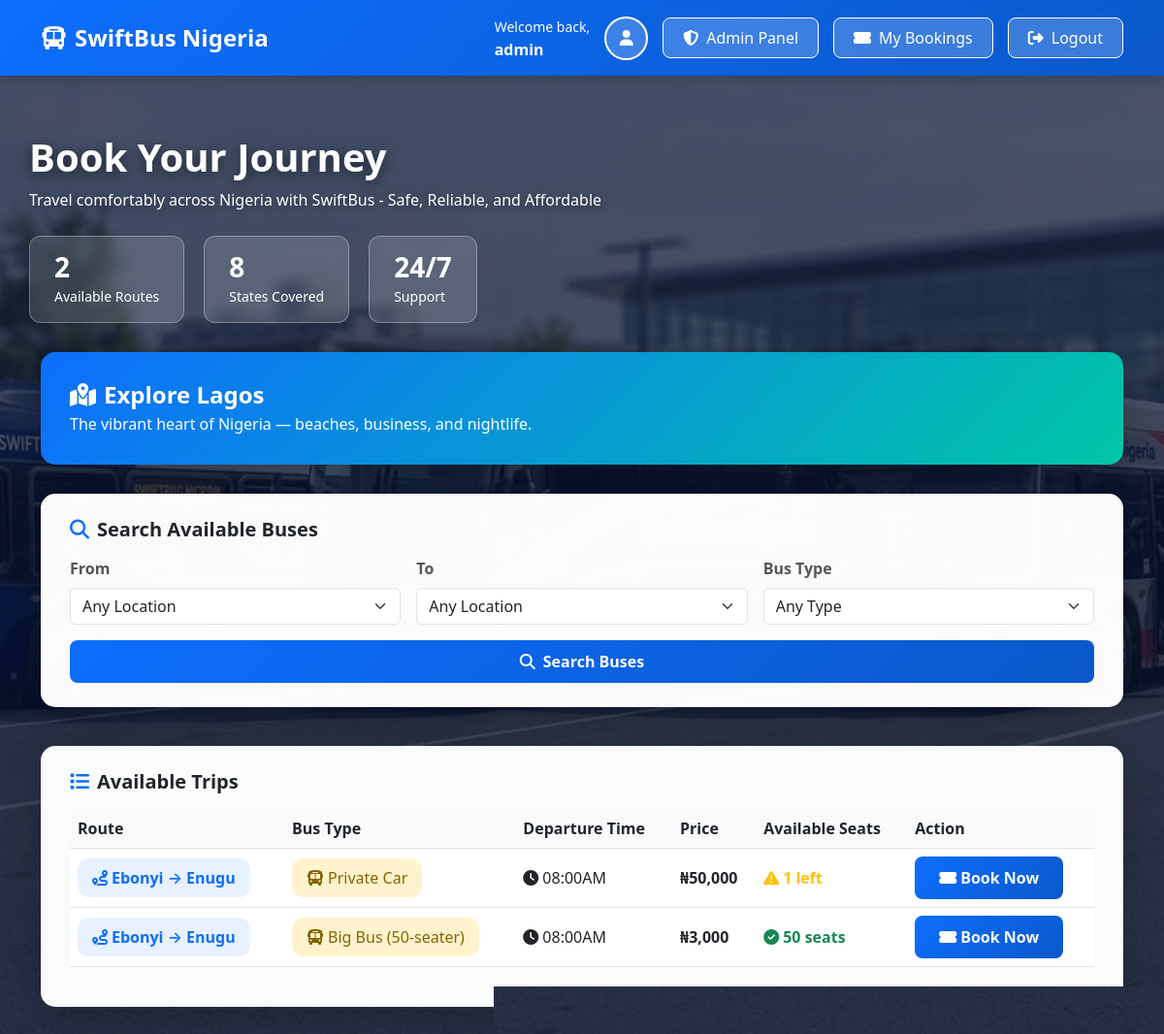
The app's page /dashboard (signed in) with its own data.
### app.py (models this page shows)
class User(UserMixin, db.Model):
    id = db.Column(db.Integer, primary_key=True)
    username = db.Column(db.String(150), unique=True, nullable=False)
    email = db.Column(db.String(150), unique=True, nullable=False)
    password_hash = db.Column(db.String(256), nullable=False)
    role = db.Column(db.String(20), nullable=False, default='client')
    profile_pic = db.Column(db.String(200))

class BusRoute(db.Model):
    id = db.Column(db.Integer, primary_key=True)
    departure = db.Column(db.String(100), nullable=False)
    destination = db.Column(db.String(100), nullable=False)
    bus_type = db.Column(db.String(50), nullable=False)
    departure_time = db.Column(db.String(50), nullable=False)
    departure_date = db.Column(db.String(50), default='Daily')
    price = db.Column(db.Integer, nullable=False)
    available_seats = db.Column(db.Integer, nullable=False)

### app.py (the view)
@app.route('/dashboard')
@login_required
def dashboard():
    departure = request.args.get('departure')
    destination = request.args.get('destination')
    bus_type = request.args.get('bus_type')
    query = BusRoute.query
    if departure:
        query = query.filter_by(departure=departure)
    if destination:
        query = query.filter_by(destination=destination)
    if bus_type:
        query = query.filter_by(bus_type=bus_type)
    routes = query.all()
    next_booking = Booking.query.filter_by(user_id=current_user.id).order_by(Booking.booking_date.desc()).first()
    return render_template('dashboard.html', user=current_user, routes=routes, next_booking=next_booking,
                           vehicle_types=VehicleType.query.all(), trip_departed=trip_departed)

### app.py (called while the page is built)
@login_manager.user_loader
def load_user(user_id):
    return User.query.get(int(user_id))

def trip_departed(route):
    try:
        d = datetime.strptime(route.departure_date, '%Y-%m-%d').date()
    except Exception:
        return False  # 'Daily' or empty → never expires
    t_str = (route.departure_time or '').strip().upper().replace(' ', '')
    depart_time = time(23, 59)
    for fmt in ('%I:%M%p', '%H:%M'):
        try:
            depart_time = datetime.strptime(t_str, fmt).time()
            break
        except Exception:
            continue
    return datetime.now() > datetime.combine(d, depart_time)

### templates/dashboard.html (shortened to what this page needs)
<!DOCTYPE html>
<html lang="en">
<head>
    <link href="{{ url_for('static', filename='css/bootstrap.min.css') }}" rel="stylesheet">
    <link rel="stylesheet" href="{{ url_for('static', filename='fontawesome/css/all.min.css') }}">
</head>
<body>
<nav class="navbar navbar-dark">
    <div class="container">
        <a class="navbar-brand" href="/dashboard"><i class="fas fa-bus me-2"></i>SwiftBus Nigeria</a>
        <div class="user-info">
            <div><small>Welcome back,</small><br><strong>{{ user.username }}</strong></div>
            <a href="/profile" class="user-avatar" title="My Profile">
                {% if user.profile_pic %}
                    <img src="{{ url_for('static', filename='uploads/' + user.profile_pic) }}" alt="avatar" class="avatar-thumb">
                {% else %}
                    <i class="fas fa-user"></i>
                {% endif %}
            </a>
            {% if user.role == 'admin' %}
            <a href="/admin" class="btn btn-logout"><i class="fas fa-shield-alt me-2"></i>Admin Panel</a>
            {% endif %}
            <a href="/my-bookings" class="btn btn-logout"><i class="fas fa-ticket-alt me-2"></i>My Bookings</a>
            <a href="/logout" class="btn btn-logout"><i class="fas fa-sign-out-alt me-2"></i>Logout</a>
        </div>
    </div>
</nav>
<div class="container hero-section">
    <h1>Book Your Journey</h1>
    <p>Travel comfortably across Nigeria with SwiftBus - Safe, Reliable, and Affordable</p>
    <div class="hero-stats">
        <div class="stat-box"><h3>{{ routes|length }}</h3><small>Available Routes</small></div>
        <div class="stat-box"><h3>8</h3><small>States Covered</small></div>
        <div class="stat-box"><h3>24/7</h3><small>Support</small></div>
    </div>
</div>
<div class="container">
    {% if next_booking %}
    <div class="banner-card">
        <div class="d-flex justify-content-between align-items-center flex-wrap gap-3">
            <div>
                <h4 class="fw-bold mb-1"><i class="fas fa-plane-departure me-2"></i>Your Next Adventure</h4>
                <p class="mb-0">{{ next_booking.route.departure }} → {{ next_booking.route.destination }} • Seat(s): {{ next_booking.seats }} • {{ next_booking.route.departure_time }} • SWB-{{ "%04d"|format(next_booking.id) }}</p>
            </div>
            <a href="/my-bookings" class="btn btn-light fw-bold">View My Ticket <i class="fas fa-arrow-right ms-1"></i></a>
        </div>
    </div>
    {% else %}
    <div class="banner-card">
        <h4 class="fw-bold mb-1"><i class="fas fa-map-marked-alt me-2"></i>Explore Lagos</h4>
        <p class="mb-0">The vibrant heart of Nigeria — beaches, business, and nightlife.</p>
    </div>
    {% endif %}
</div>
<div class="container">
    <div class="search-card">
        <h5 class="fw-bold mb-3"><i class="fas fa-search me-2 text-primary"></i>Search Available Buses</h5>
        <form method="GET" action="/dashboard">
            <div class="row g-3">
                <div class="col-md-4">
                    <label class="form-label">From</label>
                    <select name="departure" class="form-select">
                        <option value="">Any Location</option>
                    </select>
                </div>
                <div class="col-md-4">
                    <label class="form-label">To</label>
                    <select name="destination" class="form-select">
                        <option value="">Any Location</option>
                    </select>
                </div>
                <div class="col-md-4">
                    <label class="form-label">Bus Type</label>
                    <select name="bus_type" class="form-select">
                        <option value="">Any Type</option>
                    </select>
                </div>
                <div class="col-12">
                    <button type="submit" class="btn btn-book w-100"><i class="fas fa-search me-2"></i>Search Buses</button>
                </div>
            </div>
        </form>
    </div>
</div>
<div class="container">
    <div class="trips-card">
        <h5 class="fw-bold mb-3"><i class="fas fa-list me-2 text-primary"></i>Available Trips</h5>
        {% if routes %}
        <div class="table-responsive">
            <table class="table align-middle">
                <thead><tr><th>Route</th><th>Bus Type</th><th>Departure Time</th><th>Price</th><th>Available Seats</th><th>Action</th></tr></thead>
                <tbody>
                    {% for route in routes %}
                    <tr>
                        <td><span class="route-badge"><i class="fas fa-route me-1"></i>{{ route.departure }} → {{ route.destination }}</span></td>
                        <td><span class="badge-bus-type"><i class="fas fa-bus me-1"></i>{{ route.bus_type }}</span></td>
                        <td><i class="fas fa-clock me-1"></i>{{ route.departure_time }}</td>
                        <td class="fw-bold">₦{{ "{:,}".format(route.price) }}</td>
                        <td>
                            {% if trip_departed(route) %}<span class="seats-out"><i class="fas fa-hourglass-end me-1"></i>Departed</span>
                            {% elif route.available_seats > 10 %}<span class="seats-ok"><i class="fas fa-check-circle me-1"></i>{{ route.available_seats }} seats</span>
                            {% elif route.available_seats > 0 %}<span class="seats-low"><i class="fas fa-exclamation-triangle me-1"></i>{{ route.available_seats }} left</span>
                            {% else %}<span class="seats-out"><i class="fas fa-times-circle me-1"></i>Sold Out</span>{% endif %}
                        </td>
                        <td>
                            {% if trip_departed(route) %}<span class="btn-full"><i class="fas fa-hourglass-end me-1"></i>Departed</span>
                            {% elif route.available_seats > 0 %}<a href="/book/{{ route.id }}" class="btn-book"><i class="fas fa-ticket-alt me-1"></i>Book Now</a>
                            {% else %}<span class="btn-full"><i class="fas fa-ban me-1"></i>Full</span>{% endif %}
                        </td>
                    </tr>
                    {% endfor %}
                </tbody>
            </table>
        </div>
        {% else %}
        <div class="alert alert-info text-center mb-0">No trips found matching your search.</div>
        {% endif %}
    </div>
</div>
</body>
</html>

### templates/dashboard.html (style rules this page uses)
body { background: linear-gradient(rgba(8, 20, 50, 0.72), rgba(8, 20, 50, 0.78)), url('/static/images/dashboard_bg.jpg'); background-size: cover; background-position: center; background-attachment: fixed; min-height: 100vh; }
.navbar { background: linear-gradient(135deg, #0d6efd 0%, #0a58ca 100%) !important; box-shadow: 0 2px 15px rgba(0,0,0,0.2); padding: 15px 0; }
.navbar-brand { font-size: 1.5rem; font-weight: 700; color: white !important; text-decoration: none; }
.user-info { display: flex; align-items: center; gap: 15px; color: white; flex-wrap: wrap; justify-content: flex-end; }
.user-avatar { width: 45px; height: 45px; border-radius: 50%; background: rgba(255,255,255,0.2); border: 2px solid white; display: flex; align-items: center; justify-content: center; color: white; overflow: hidden; }
a.user-avatar { text-decoration: none; color: white; }
.btn-logout { background: rgba(255,255,255,0.2); border: 1px solid white; color: white; border-radius: 8px; padding: 8px 20px; font-weight: 500; text-decoration: none; }
.hero-section { padding: 60px 0 30px; color: white; }
.hero-section h1 { font-weight: 800; text-shadow: 0 3px 14px rgba(0,0,0,0.55); }
.hero-section p { text-shadow: 0 2px 8px rgba(0,0,0,0.5); }
.hero-stats { display: flex; gap: 20px; margin-top: 25px; flex-wrap: wrap; }
.stat-box { background: rgba(255,255,255,0.14); border: 1px solid rgba(255,255,255,0.3); backdrop-filter: blur(6px); border-radius: 12px; padding: 15px 25px; }
.stat-box h3 { margin: 0; font-weight: 700; }
.banner-card { border-radius: 15px; padding: 30px; color: white; margin-bottom: 30px; background: linear-gradient(135deg, #0d6efd 0%, #00c6a7 100%); box-shadow: 0 10px 30px rgba(0,0,0,0.2); }
.search-card { background: rgba(255,255,255,0.98); border-radius: 15px; padding: 25px 30px; box-shadow: 0 10px 40px rgba(0,0,0,0.2); margin-bottom: 40px; }
.trips-card { background: rgba(255,255,255,0.98); border-radius: 15px; box-shadow: 0 10px 40px rgba(0,0,0,0.2); padding: 25px 30px; margin-bottom: 60px; }
.route-badge { background: #e7f1ff; color: #0d6efd; padding: 8px 15px; border-radius: 12px; font-weight: 600; display: inline-block; }
.badge-bus-type { display: inline-block; padding: 8px 15px; border-radius: 12px; font-weight: 500; background: #fff3cd; color: #856404; line-height: 1.5; }
.seats-ok { color: #198754; font-weight: 600; }
.seats-low { color: #ffc107; font-weight: 600; }
.btn-book { background: linear-gradient(135deg, #0d6efd, #0a58ca); color: white; border: none; border-radius: 8px; padding: 10px 25px; font-weight: 600; text-decoration: none; display: inline-block; }
.table thead th { background: #f8f9fa; font-weight: 600; }
.form-label { font-weight: 600; color: #555; }

### records on screen
User: username "admin"
BusRoute: departure "Ebonyi", destination "Enugu", bus_type "Private Car", departure_time "08:00AM", price "50,000", available_seats "1"
BusRoute: departure "Ebonyi", destination "Enugu", bus_type "Big Bus (50-seater)", departure_time "08:00AM", price "3,000", available_seats "50"

### other values on screen
{{ routes|length }} "2"
